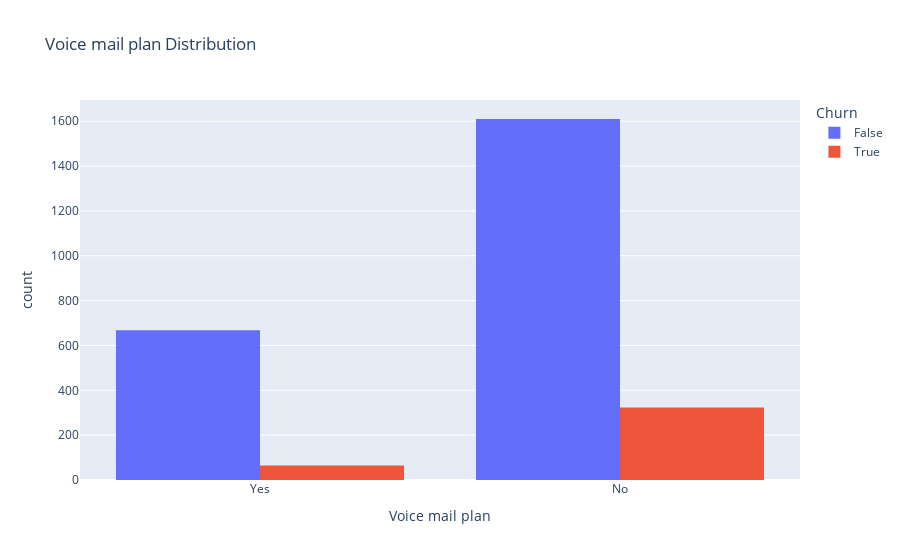

Notebook code for this chart:
### Markdown cell above
Most of the customers are no using the international plan.

### Code cell
fig = px.histogram(df, x = 'Voice mail plan',
                   color = 'Churn',
                   title='Voice mail plan Distribution',
                  barmode='group')
fig.show()

### Figure 1 — Plotly figure (JSON) as saved in the notebook; plotly's stock layout.template omitted (floating-point values rounded to 4 significant figures; data arrays with more than 128 entries replaced by an {"elided": "..."} marker saying what was removed)
{"data": [{"alignmentgroup": "True", "bingroup": "x", "hovertemplate": "Churn=False<br>Voice mail plan=%{x}<br>count=%{y}<extra></extra>", "legendgroup": "False", "marker": {"color": "#636efa", "pattern": {"shape": ""}}, "name": "False", "offsetgroup": "False", "orientation": "v", "showlegend": true, "type": "histogram", "x": {"elided": "2278 str values"}, "xaxis": "x", "yaxis": "y"}, {"alignmentgroup": "True", "bingroup": "x", "hovertemplate": "Churn=True<br>Voice mail plan=%{x}<br>count=%{y}<extra></extra>", "legendgroup": "True", "marker": {"color": "#EF553B", "pattern": {"shape": ""}}, "name": "True", "offsetgroup": "True", "orientation": "v", "showlegend": true, "type": "histogram", "x": {"elided": "388 str values"}, "xaxis": "x", "yaxis": "y"}], "layout": {"autosize": true, "barmode": "group", "legend": {"title": {"text": "Churn"}, "tracegroupgap": 0}, "title": {"text": "Voice mail plan Distribution"}, "xaxis": {"anchor": "y", "autorange": true, "domain": [0, 1], "range": [-0.5, 1.5], "title": {"text": "Voice mail plan"}, "type": "category"}, "yaxis": {"anchor": "x", "autorange": true, "domain": [0, 1], "range": [0, 1695.0], "title": {"text": "count"}}}}
